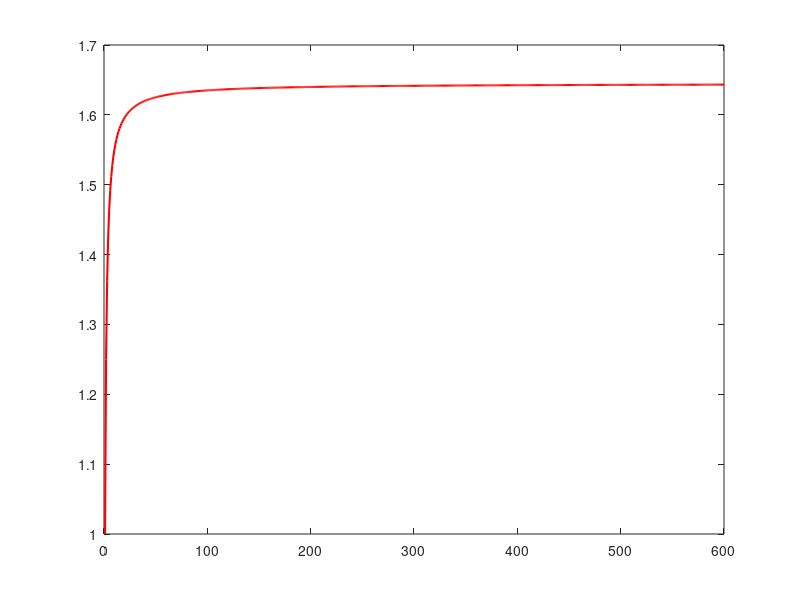
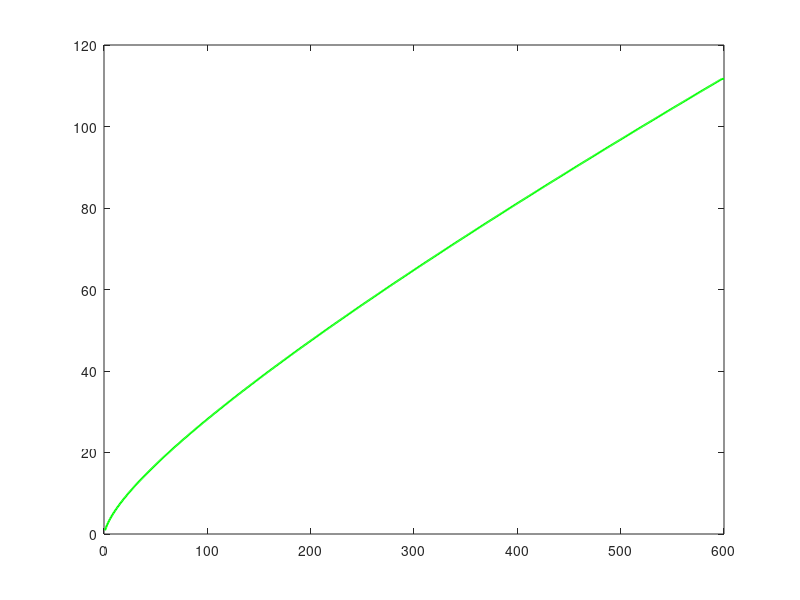

These figures' MATLAB source, in order:
clear all;
clf;
N = 600
p1=zeros(1,N);
p4=zeros(1,N);
s1=zeros(1,N);
s4=zeros(1,N);    
parfor j = 1:N
    p1(j) = (1/j^2);
%     *sin(j)^1024;
%    p2(j) = (-1)^j/j;
%    p3(j) = 1/j;
end 
 
 parfor j = 3:N
        p4(j-2) = 1/(log(j)^1.024);
 end

parfor n = 1:N
    
    s1(n) = sum(p1(1:n));
%     s2(n) = sum(p2);
%     s3(n) = sum(p3);
    s4(n) = sum(p4(1:n));
% fprintf('%g %.12f %.12f\n',n,s1(n),s4(n))
end

% subplot(2,2,1)
plot(s1,'r','MarkerSize',1.5,'LineWidth',1.5)
% subplot(2,2,2);
% plot(s2,'b')
% subplot(2,2,3);
% plot(s3,'k')
% subplot(2,2,4);
figure(2);
plot(s4,'g','MarkerSize',1.5,'LineWidth',1.5)
    